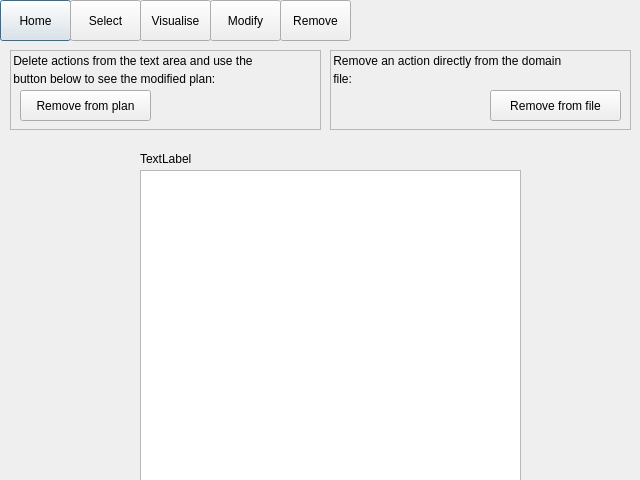
<?xml version="1.0" encoding="UTF-8"?>
<ui version="4.0">
 <class>RemoveAction</class>
 <widget class="QDialog" name="RemoveAction">
  <property name="geometry">
   <rect>
    <x>0</x>
    <y>0</y>
    <width>640</width>
    <height>480</height>
   </rect>
  </property>
  <property name="windowTitle">
   <string>Dialog</string>
  </property>
  <widget class="QPushButton" name="homeButton">
   <property name="geometry">
    <rect>
     <x>0</x>
     <y>0</y>
     <width>71</width>
     <height>41</height>
    </rect>
   </property>
   <property name="text">
    <string>Home</string>
   </property>
  </widget>
  <widget class="QPushButton" name="selectButton">
   <property name="geometry">
    <rect>
     <x>70</x>
     <y>0</y>
     <width>71</width>
     <height>41</height>
    </rect>
   </property>
   <property name="text">
    <string>Select</string>
   </property>
  </widget>
  <widget class="QPushButton" name="visualiseButton">
   <property name="geometry">
    <rect>
     <x>140</x>
     <y>0</y>
     <width>71</width>
     <height>41</height>
    </rect>
   </property>
   <property name="text">
    <string>Visualise</string>
   </property>
  </widget>
  <widget class="QPushButton" name="modifyButton">
   <property name="geometry">
    <rect>
     <x>210</x>
     <y>0</y>
     <width>71</width>
     <height>41</height>
    </rect>
   </property>
   <property name="text">
    <string>Modify</string>
   </property>
  </widget>
  <widget class="QPushButton" name="removeButton">
   <property name="geometry">
    <rect>
     <x>280</x>
     <y>0</y>
     <width>71</width>
     <height>41</height>
    </rect>
   </property>
   <property name="text">
    <string>Remove</string>
   </property>
  </widget>
  <widget class="QLabel" name="title_label">
   <property name="geometry">
    <rect>
     <x>140</x>
     <y>150</y>
     <width>371</width>
     <height>17</height>
    </rect>
   </property>
   <property name="text">
    <string>TextLabel</string>
   </property>
  </widget>
  <widget class="QLabel" name="label_4">
   <property name="geometry">
    <rect>
     <x>340</x>
     <y>70</y>
     <width>67</width>
     <height>17</height>
    </rect>
   </property>
   <property name="text">
    <string/>
   </property>
  </widget>
  <widget class="QFrame" name="frame">
   <property name="geometry">
    <rect>
     <x>10</x>
     <y>50</y>
     <width>311</width>
     <height>80</height>
    </rect>
   </property>
   <property name="frameShape">
    <enum>QFrame::StyledPanel</enum>
   </property>
   <property name="frameShadow">
    <enum>QFrame::Raised</enum>
   </property>
   <widget class="QLabel" name="label">
    <property name="geometry">
     <rect>
      <x>0</x>
      <y>0</y>
      <width>311</width>
      <height>21</height>
     </rect>
    </property>
    <property name="text">
     <string> Delete actions from the text area and use the</string>
    </property>
   </widget>
   <widget class="QLabel" name="label_2">
    <property name="geometry">
     <rect>
      <x>0</x>
      <y>20</y>
      <width>311</width>
      <height>17</height>
     </rect>
    </property>
    <property name="text">
     <string> button below to see the modified plan:</string>
    </property>
   </widget>
   <widget class="QPushButton" name="removePlanButton">
    <property name="geometry">
     <rect>
      <x>10</x>
      <y>40</y>
      <width>131</width>
      <height>31</height>
     </rect>
    </property>
    <property name="text">
     <string>Remove from plan</string>
    </property>
   </widget>
  </widget>
  <widget class="QFrame" name="frame_2">
   <property name="geometry">
    <rect>
     <x>330</x>
     <y>50</y>
     <width>301</width>
     <height>80</height>
    </rect>
   </property>
   <property name="frameShape">
    <enum>QFrame::StyledPanel</enum>
   </property>
   <property name="frameShadow">
    <enum>QFrame::Raised</enum>
   </property>
   <widget class="QLabel" name="label_3">
    <property name="geometry">
     <rect>
      <x>0</x>
      <y>0</y>
      <width>291</width>
      <height>21</height>
     </rect>
    </property>
    <property name="text">
     <string> Remove an action directly from the domain</string>
    </property>
   </widget>
   <widget class="QLabel" name="label_5">
    <property name="geometry">
     <rect>
      <x>0</x>
      <y>20</y>
      <width>291</width>
      <height>17</height>
     </rect>
    </property>
    <property name="text">
     <string> file:</string>
    </property>
   </widget>
   <widget class="QPushButton" name="removeFileButton">
    <property name="geometry">
     <rect>
      <x>160</x>
      <y>40</y>
      <width>131</width>
      <height>31</height>
     </rect>
    </property>
    <property name="text">
     <string>Remove from file</string>
    </property>
   </widget>
  </widget>
  <widget class="QListWidget" name="planArea">
   <property name="geometry">
    <rect>
     <x>140</x>
     <y>170</y>
     <width>381</width>
     <height>311</height>
    </rect>
   </property>
  </widget>
 </widget>
 <resources/>
 <connections/>
</ui>
